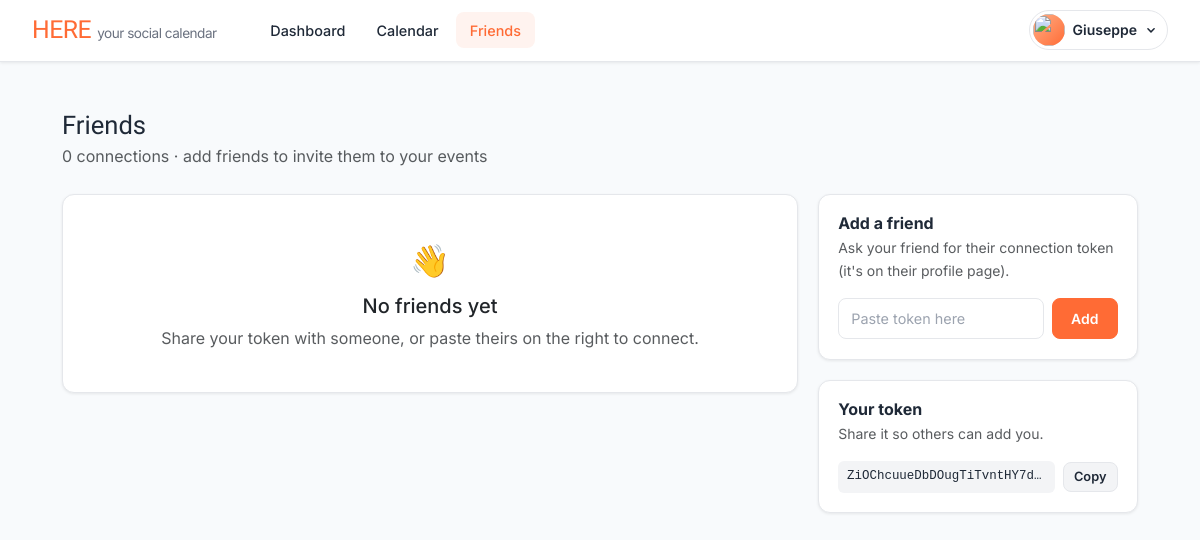
The page /friends (signed in) on the database as committed earlier.
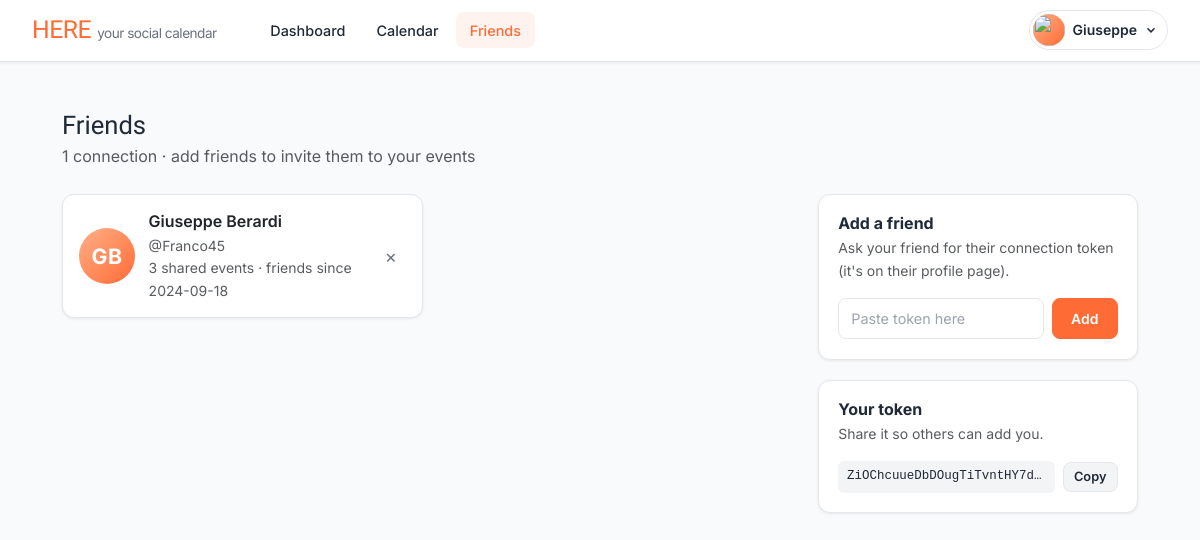
The same page on the database as committed later.
### tables this page shows
CREATE TABLE connections (
    id INTEGER PRIMARY KEY,
    id1 INTEGER NOT NULL,
    id2 INTEGER NOT NULL,
    timestamp DATETIME DEFAULT CURRENT_TIMESTAMP,
        FOREIGN KEY (id1) REFERENCES user(id),
    FOREIGN KEY (id2) REFERENCES user(id)
);

CREATE TABLE user (
    id INTEGER PRIMARY KEY,
    username TEXT NOT NULL UNIQUE,
    FirstName TEXT,
    LastName TEXT,
    birthday DATE,
    email TEXT NOT NULL UNIQUE,
    hash TEXT,
    conn_token VARCHAR(255),
    timestamp DATETIME DEFAULT CURRENT_TIMESTAMP
);

### app.py (the view, shortened to what this page needs)
@app.route("/friends", methods=["GET", "POST"])
@login_required
def friends():
    if request.method == "GET":
        friends = get_friends(session["user_id"])
        for friend in friends:
            friend["avatar"] = avatar_url(friend["photo"])
            friend["initials"] = initials(friend["FirstName"], friend["LastName"], friend["username"])
            friend["shared_events"] = db.execute(
                "SELECT COUNT(*) AS n FROM eventsConnections a JOIN eventsConnections b ON a.event_id = b.event_id WHERE a.user = ? AND b.user = ?",
                session["user_id"], friend["id"]
            )[0]["n"]
        my_token = db.execute("SELECT conn_token FROM user WHERE id = ?", session["user_id"])[0]["conn_token"]
        return render_template("friends.html", friends=friends, my_token=my_token)

### app.py (called while the page is built)
@app.before_request
def enable_foreign_keys():
    db.execute("PRAGMA foreign_keys = ON")

@app.context_processor
def inject_current_user():
    user_id = session.get("user_id")
    if not user_id:
        return {}
    rows = db.execute(
        "SELECT user.username, user.FirstName, user.LastName, user_optional.photo FROM user LEFT JOIN user_optional ON user_optional.id = user.id WHERE user.id = ?",
        user_id
    )
    if not rows:
        return {}
    user = rows[0]
    return {"current_user": {
        "username": user["username"],
        "first_name": user["FirstName"],
        "avatar": avatar_url(user["photo"]),
        "initials": initials(user["FirstName"], user["LastName"], user["username"]),
    }}

### helpers.py (called while the page is built)
def login_required(f):
    @wraps(f)
    def decorated_function(*args, **kwargs):
        if session.get("user_id") is None:
            return redirect("/login")
        return f(*args, **kwargs)
    return decorated_function

def avatar_url(filename):
    if not filename:
        return None
    return f"/static/profile_images/{filename}"

### templates/friends.html (shortened to what this page needs)
{% extends "root.html" %}
{% from "_macros.html" import avatar %}
{% block main %}
<div class="text-start">
    <header class="page-header">
        <h1 class="auth-title mb-1">Friends</h1>
        <p class="text-muted mb-0">{{ friends | length }} connection{{ '' if friends | length == 1 else 's' }} · add friends to invite them to your events</p>
    </header>
    <div class="friends-layout">
        <div class="friends-main">
            {% if friends %}
                <div class="friend-grid">
                    {% for friend in friends %}
                        <article class="card friend-card">
                            {{ avatar(friend.avatar, friend.initials, "lg") }}
                            <div class="friend-card-info">
                                <div class="fw-semibold">{{ friend.FirstName }} {{ friend.LastName }}</div>
                                <div class="small text-muted">@{{ friend.username }}{% if friend.city %} · {{ friend.city | title }}{% endif %}</div>
                                <div class="small text-muted">
                                    {{ friend.shared_events }} shared event{{ '' if friend.shared_events == 1 else 's' }} · friends since {{ friend.since[:10] }}
                                </div>
                            </div>
                            <div class="friend-card-actions">
                                <button class="icon-btn" data-bs-toggle="collapse" data-bs-target="#confirm-{{ loop.index }}"
                                        aria-label="Remove {{ friend.username }}" title="Remove friend">&times;</button>
                            </div>
                        </article>
                    {% endfor %}
                </div>
            {% else %}
                <div class="empty-state card">
                    <div class="empty-state-icon" aria-hidden="true">👋</div>
                    <h2 class="h5">No friends yet</h2>
                    <p class="text-muted mb-0">Share your token with someone, or paste theirs on the right to connect.</p>
                </div>
            {% endif %}
        </div>
        <aside class="friends-side">
            <section class="card card-body">
                <h2 class="card-title mb-1">Add a friend</h2>
                <p class="small text-muted">Ask your friend for their connection token (it's on their profile page).</p>
                <form action="/friends" method="post" class="d-flex gap-2">
                    <input autocomplete="off" class="form-control" id="token" name="token" placeholder="Paste token here" type="text" required aria-label="Friend's connection token">
                    <button class="btn btn-primary m-0" type="submit">Add</button>
                </form>
            </section>
            <section class="card card-body">
                <h2 class="card-title mb-1">Your token</h2>
                <p class="small text-muted">Share it so others can add you.</p>
                <div class="token-row">
                    <code class="token">{{ my_token }}</code>
                    <button type="button" class="btn btn-secondary btn-sm m-0" data-copy="{{ my_token }}">Copy</button>
                </div>
            </section>
        </aside>
    </div>
</div>
{% endblock %}

### templates/_macros.html (shortened to what this page needs)
{% macro avatar(url, letters, size="md") -%}
    <span class="avatar avatar-{{ size }}">
        {%- if url %}<img src="{{ url }}" alt="">{% else %}{{ letters }}{% endif -%}
    </span>
{%- endmacro %}

Rows that differ between the two databases and show on the page:
added connections: letters "GB", FirstName "Giuseppe", LastName "Berardi", username "Franco45", shared_events "3", shared_events "s", timestamp "2024-09-18"
Other text that changed with them:
{{ friends | length }}: "0" → "1"
{{ '' if friends | length == 1 else 's' }}: "s" → (not shown)
text no longer shown: "👋 No friends yet Share your token with someone, or paste theirs on the right to connect."
